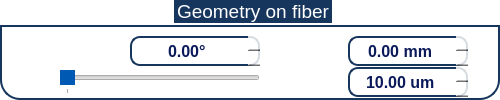
                      <widget class="QGroupBox" name="wavelength_incident_4">
                       <property name="minimumSize">
                        <size>
                         <width>450</width>
                         <height>80</height>
                        </size>
                       </property>
                       <property name="maximumSize">
                        <size>
                         <width>500</width>
                         <height>110</height>
                        </size>
                       </property>
                       <property name="font">
                        <font>
                         <family>Ubuntu</family>
                         <pointsize>14</pointsize>
                         <weight>50</weight>
                         <italic>false</italic>
                         <bold>false</bold>
                        </font>
                       </property>
                       <property name="styleSheet">
                        <string notr="true">/*{font: 14pt &quot;Ubuntu&quot;;
color: rgb(255, 255, 255);
	background-color: rgba(255, 255, 255,20);
}*/

QGroupBox  {
	background-color: rgba(255, 255, 255,70);
	font: 14pt &quot;Ubuntu&quot;;
    border: 2px solid;
    border-color: #FF17365D;
    margin-top: 25px;
    border-bottom-left-radius: 20px;
	border-bottom-right-radius: 20px;
}

QGroupBox::title  {
    subcontrol-origin: margin;
    subcontrol-position: top center;
    padding: 5px 8000px 5px 8000px;
    background-color: #FF17365D;
    color: rgb(255, 255, 255);
}

</string>
                       </property>
                       <property name="title">
                        <string>Geometry on fiber</string>
                       </property>
                       <property name="alignment">
                        <set>Qt::AlignLeading|Qt::AlignLeft|Qt::AlignTop</set>
                       </property>
                       <property name="checked">
                        <bool>false</bool>
                       </property>
                       <layout class="QGridLayout" name="gridLayout">
                        <property name="leftMargin">
                         <number>10</number>
                        </property>
                        <property name="topMargin">
                         <number>8</number>
                        </property>
                        <property name="rightMargin">
                         <number>10</number>
                        </property>
                        <property name="bottomMargin">
                         <number>0</number>
                        </property>
                        <property name="horizontalSpacing">
                         <number>9</number>
                        </property>
                        <property name="verticalSpacing">
                         <number>0</number>
                        </property>
                        <item row="0" column="6">
                         <widget class="QDoubleSpinBox" name="L_fiber">
                          <property name="sizePolicy">
                           <sizepolicy hsizetype="Minimum" vsizetype="Fixed">
                            <horstretch>0</horstretch>
                            <verstretch>0</verstretch>
                           </sizepolicy>
                          </property>
                          <property name="minimumSize">
                           <size>
                            <width>120</width>
                            <height>30</height>
                           </size>
                          </property>
                          <property name="maximumSize">
                           <size>
                            <width>130</width>
                            <height>35</height>
                           </size>
                          </property>
                          <property name="font">
                           <font>
                            <family>Ubuntu</family>
                            <pointsize>12</pointsize>
                            <weight>87</weight>
                            <italic>false</italic>
                            <bold>true</bold>
                           </font>
                          </property>
                          <property name="styleSheet">
                           <string notr="true">
QDoubleSpinBox
{
color: rgb(10, 25, 90);
font: 700 12pt &quot;Ubuntu&quot;;
border: 2px solid;
border-color: #FF17365D;
background-color: rgba(255, 255, 255,210);
border-radius:10px;
}

QDoubleSpinBox::up-button
{
    border-left-width: 1px;
    border-left-color: darkgray;
    border-left-style: solid; /* just a single line */
    border-top-right-radius: 3px; /* same radius as the QComboBox */
    border-bottom-right-radius: 3px;
	image: url(:/icons/icons/arrow-up.png);
	width: 25;
}
QDoubleSpinBox::down-button
{
    border-left-width: 1px;
    border-left-color: darkgray;
    border-left-style: solid; /* just a single line */
    border-top-right-radius: 3px; /* same radius as the QComboBox */
    border-bottom-right-radius: 3px;
	image: url(:/icons/icons/arrow-down.png);
	width: 25;
}</string>
                          </property>
                          <property name="wrapping">
                           <bool>true</bool>
                          </property>
                          <property name="frame">
                           <bool>false</bool>
                          </property>
                          <property name="alignment">
                           <set>Qt::AlignCenter</set>
                          </property>
                          <property name="buttonSymbols">
                           <enum>QAbstractSpinBox::UpDownArrows</enum>
                          </property>
                          <property name="accelerated">
                           <bool>true</bool>
                          </property>
                          <property name="suffix">
                           <string> mm</string>
                          </property>
                          <property name="decimals">
                           <number>2</number>
                          </property>
                          <property name="minimum">
                           <double>0.000000000000000</double>
                          </property>
                          <property name="maximum">
                           <double>100.000000000000000</double>
                          </property>
                          <property name="singleStep">
                           <double>0.010000000000000</double>
                          </property>
                         </widget>
                        </item>
                        <item row="1" column="6">
                         <widget class="QDoubleSpinBox" name="D_fiber">
                          <property name="sizePolicy">
                           <sizepolicy hsizetype="Minimum" vsizetype="Fixed">
                            <horstretch>0</horstretch>
                            <verstretch>0</verstretch>
                           </sizepolicy>
                          </property>
                          <property name="minimumSize">
                           <size>
                            <width>120</width>
                            <height>30</height>
                           </size>
                          </property>
                          <property name="maximumSize">
                           <size>
                            <width>130</width>
                            <height>35</height>
                           </size>
                          </property>
                          <property name="font">
                           <font>
                            <family>Ubuntu</family>
                            <pointsize>12</pointsize>
                            <weight>87</weight>
                            <italic>false</italic>
                            <bold>true</bold>
                           </font>
                          </property>
                          <property name="styleSheet">
                           <string notr="true">
QDoubleSpinBox
{
color: rgb(10, 25, 90);
font: 700 12pt &quot;Ubuntu&quot;;
border: 2px solid;
border-color: #FF17365D;
background-color: rgba(255, 255, 255,210);
border-radius:10px;
}

QDoubleSpinBox::up-button
{
    border-left-width: 1px;
    border-left-color: darkgray;
    border-left-style: solid; /* just a single line */
    border-top-right-radius: 3px; /* same radius as the QComboBox */
    border-bottom-right-radius: 3px;
	image: url(:/icons/icons/arrow-up.png);
	width: 25;
}
QDoubleSpinBox::down-button
{
    border-left-width: 1px;
    border-left-color: darkgray;
    border-left-style: solid; /* just a single line */
    border-top-right-radius: 3px; /* same radius as the QComboBox */
    border-bottom-right-radius: 3px;
	image: url(:/icons/icons/arrow-down.png);
	width: 25;
}</string>
                          </property>
                          <property name="wrapping">
                           <bool>true</bool>
                          </property>
                          <property name="frame">
                           <bool>false</bool>
                          </property>
                          <property name="alignment">
                           <set>Qt::AlignCenter</set>
                          </property>
                          <property name="buttonSymbols">
                           <enum>QAbstractSpinBox::UpDownArrows</enum>
                          </property>
                          <property name="accelerated">
                           <bool>true</bool>
                          </property>
                          <property name="suffix">
                           <string> um</string>
                          </property>
                          <property name="decimals">
                           <number>2</number>
                          </property>
                          <property name="minimum">
                           <double>10.000000000000000</double>
                          </property>
                          <property name="maximum">
                           <double>1000.000000000000000</double>
                          </property>
                          <property name="singleStep">
                           <double>0.010000000000000</double>
                          </property>
                          <property name="value">
                           <double>10.000000000000000</double>
                          </property>
                         </widget>
                        </item>
                        <item row="1" column="2" colspan="2">
                         <widget class="QSlider" name="angle_Slider_2">
                          <property name="sizePolicy">
                           <sizepolicy hsizetype="Fixed" vsizetype="Fixed">
                            <horstretch>0</horstretch>
                            <verstretch>0</verstretch>
                           </sizepolicy>
                          </property>
                          <property name="minimumSize">
                           <size>
                            <width>200</width>
                            <height>25</height>
                           </size>
                          </property>
                          <property name="maximumSize">
                           <size>
                            <width>16777215</width>
                            <height>25</height>
                           </size>
                          </property>
                          <property name="styleSheet">
                           <string notr="true">QSlider::handle:horizontal {
	background-color: rgb(0,90,180);
    width:64px;
    height:64px;
}

</string>
                          </property>
                          <property name="maximum">
                           <number>90</number>
                          </property>
                          <property name="orientation">
                           <enum>Qt::Horizontal</enum>
                          </property>
                          <property name="tickPosition">
                           <enum>QSlider::TicksBelow</enum>
                          </property>
                          <property name="tickInterval">
                           <number>100</number>
                          </property>
                         </widget>
                        </item>
                        <item row="1" column="8">
                         <spacer name="horizontalSpacer_109">
                          <property name="orientation">
                           <enum>Qt::Horizontal</enum>
                          </property>
                          <property name="sizeType">
                           <enum>QSizePolicy::Fixed</enum>
                          </property>
                          <property name="sizeHint" stdset="0">
                           <size>
                            <width>20</width>
                            <height>20</height>
                           </size>
                          </property>
                         </spacer>
                        </item>
                        <item row="1" column="0">
                         <spacer name="horizontalSpacer_107">
                          <property name="orientation">
                           <enum>Qt::Horizontal</enum>
                          </property>
                          <property name="sizeType">
                           <enum>QSizePolicy::Fixed</enum>
                          </property>
                          <property name="sizeHint" stdset="0">
                           <size>
                            <width>20</width>
                            <height>20</height>
                           </size>
                          </property>
                         </spacer>
                        </item>
                        <item row="1" column="4">
                         <spacer name="horizontalSpacer_108">
                          <property name="orientation">
                           <enum>Qt::Horizontal</enum>
                          </property>
                          <property name="sizeType">
                           <enum>QSizePolicy::Fixed</enum>
                          </property>
                          <property name="sizeHint" stdset="0">
                           <size>
                            <width>20</width>
                            <height>20</height>
                           </size>
                          </property>
                         </spacer>
                        </item>
                        <item row="0" column="2">
                         <widget class="QLabel" name="label_3">
                          <property name="styleSheet">
                           <string notr="true">font: 14pt &quot;Ubuntu&quot;;</string>
                          </property>
                          <property name="text">
                           <string>&lt;html&gt;&lt;head/&gt;&lt;body&gt;&lt;p&gt;&lt;span style=&quot; color:#ffffff;&quot;&gt;Angle:&lt;/span&gt;&lt;/p&gt;&lt;/body&gt;&lt;/html&gt;</string>
                          </property>
                          <property name="alignment">
                           <set>Qt::AlignRight|Qt::AlignTrailing|Qt::AlignVCenter</set>
                          </property>
                         </widget>
                        </item>
                        <item row="0" column="4">
                         <spacer name="horizontalSpacer_96">
                          <property name="orientation">
                           <enum>Qt::Horizontal</enum>
                          </property>
                          <property name="sizeType">
                           <enum>QSizePolicy::Fixed</enum>
                          </property>
                          <property name="sizeHint" stdset="0">
                           <size>
                            <width>20</width>
                            <height>17</height>
                           </size>
                          </property>
                         </spacer>
                        </item>
                        <item row="0" column="5">
                         <widget class="QLabel" name="label_40">
                          <property name="minimumSize">
                           <size>
                            <width>50</width>
                            <height>0</height>
                           </size>
                          </property>
                          <property name="maximumSize">
                           <size>
                            <width>60</width>
                            <height>25</height>
                           </size>
                          </property>
                          <property name="font">
                           <font>
                            <family>Ubuntu</family>
                            <pointsize>14</pointsize>
                            <weight>50</weight>
                            <italic>false</italic>
                            <bold>false</bold>
                           </font>
                          </property>
                          <property name="layoutDirection">
                           <enum>Qt::RightToLeft</enum>
                          </property>
                          <property name="styleSheet">
                           <string notr="true">font: 14pt &quot;Ubuntu&quot;;
</string>
                          </property>
                          <property name="text">
                           <string>&lt;html&gt;&lt;head/&gt;&lt;body&gt;&lt;p&gt;&lt;span style=&quot; color:#ffffff;&quot;&gt;L:&lt;/span&gt;&lt;/p&gt;&lt;/body&gt;&lt;/html&gt;</string>
                          </property>
                          <property name="alignment">
                           <set>Qt::AlignRight|Qt::AlignTrailing|Qt::AlignVCenter</set>
                          </property>
                         </widget>
                        </item>
                        <item row="0" column="0">
                         <spacer name="horizontalSpacer_95">
                          <property name="orientation">
                           <enum>Qt::Horizontal</enum>
                          </property>
                          <property name="sizeType">
                           <enum>QSizePolicy::Fixed</enum>
                          </property>
                          <property name="sizeHint" stdset="0">
                           <size>
                            <width>20</width>
                            <height>17</height>
                           </size>
                          </property>
                         </spacer>
                        </item>
                        <item row="0" column="3">
                         <widget class="QDoubleSpinBox" name="angle_incidence_2">
                          <property name="sizePolicy">
                           <sizepolicy hsizetype="Minimum" vsizetype="Preferred">
                            <horstretch>0</horstretch>
                            <verstretch>0</verstretch>
                           </sizepolicy>
                          </property>
                          <property name="minimumSize">
                           <size>
                            <width>130</width>
                            <height>30</height>
                           </size>
                          </property>
                          <property name="maximumSize">
                           <size>
                            <width>130</width>
                            <height>35</height>
                           </size>
                          </property>
                          <property name="font">
                           <font>
                            <family>Ubuntu</family>
                            <pointsize>12</pointsize>
                            <weight>87</weight>
                            <italic>false</italic>
                            <bold>true</bold>
                           </font>
                          </property>
                          <property name="styleSheet">
                           <string notr="true">
QDoubleSpinBox
{
color: rgb(10, 25, 90);
font: 700 12pt &quot;Ubuntu&quot;;
border: 2px solid;
border-color: #FF17365D;
background-color: rgba(255, 255, 255,210);
border-radius:10px;
}

QDoubleSpinBox::up-button
{
    border-left-width: 1px;
    border-left-color: darkgray;
    border-left-style: solid; /* just a single line */
    border-top-right-radius: 3px; /* same radius as the QComboBox */
    border-bottom-right-radius: 3px;
	image: url(:/icons/icons/arrow-up.png);
	width: 25;
}
QDoubleSpinBox::down-button
{
    border-left-width: 1px;
    border-left-color: darkgray;
    border-left-style: solid; /* just a single line */
    border-top-right-radius: 3px; /* same radius as the QComboBox */
    border-bottom-right-radius: 3px;
	image: url(:/icons/icons/arrow-down.png);
	width: 25;
}</string>
                          </property>
                          <property name="wrapping">
                           <bool>true</bool>
                          </property>
                          <property name="frame">
                           <bool>false</bool>
                          </property>
                          <property name="alignment">
                           <set>Qt::AlignCenter</set>
                          </property>
                          <property name="buttonSymbols">
                           <enum>QAbstractSpinBox::UpDownArrows</enum>
                          </property>
                          <property name="accelerated">
                           <bool>true</bool>
                          </property>
                          <property name="suffix">
                           <string>°</string>
                          </property>
                          <property name="decimals">
                           <number>2</number>
                          </property>
                          <property name="minimum">
                           <double>0.000000000000000</double>
                          </property>
                          <property name="maximum">
                           <double>90.000000000000000</double>
                          </property>
                          <property name="singleStep">
                           <double>0.010000000000000</double>
                          </property>
                          <property name="value">
                           <double>0.000000000000000</double>
                          </property>
                         </widget>
                        </item>
                        <item row="1" column="5">
                         <widget class="QLabel" name="label_41">
                          <property name="minimumSize">
                           <size>
                            <width>50</width>
                            <height>0</height>
                           </size>
                          </property>
                          <property name="maximumSize">
                           <size>
                            <width>60</width>
                            <height>25</height>
                           </size>
                          </property>
                          <property name="font">
                           <font>
                            <family>Ubuntu</family>
                            <pointsize>14</pointsize>
                            <weight>50</weight>
                            <italic>false</italic>
                            <bold>false</bold>
                           </font>
                          </property>
                          <property name="layoutDirection">
                           <enum>Qt::RightToLeft</enum>
                          </property>
                          <property name="styleSheet">
                           <string notr="true">font: 14pt &quot;Ubuntu&quot;;</string>
                          </property>
                          <property name="text">
                           <string>&lt;html&gt;&lt;head/&gt;&lt;body&gt;&lt;p&gt;&lt;span style=&quot; color:#ffffff;&quot;&gt;D:&lt;/span&gt;&lt;/p&gt;&lt;/body&gt;&lt;/html&gt;</string>
                          </property>
                          <property name="alignment">
                           <set>Qt::AlignRight|Qt::AlignTrailing|Qt::AlignVCenter</set>
                          </property>
                         </widget>
                        </item>
                        <item row="0" column="8">
                         <spacer name="horizontalSpacer_97">
                          <property name="orientation">
                           <enum>Qt::Horizontal</enum>
                          </property>
                          <property name="sizeType">
                           <enum>QSizePolicy::Fixed</enum>
                          </property>
                          <property name="sizeHint" stdset="0">
                           <size>
                            <width>20</width>
                            <height>20</height>
                           </size>
                          </property>
                         </spacer>
                        </item>
                        <item row="1" column="1">
                         <spacer name="horizontalSpacer_110">
                          <property name="orientation">
                           <enum>Qt::Horizontal</enum>
                          </property>
                          <property name="sizeHint" stdset="0">
                           <size>
                            <width>40</width>
                            <height>20</height>
                           </size>
                          </property>
                         </spacer>
                        </item>
                       </layout>
                      </widget>
